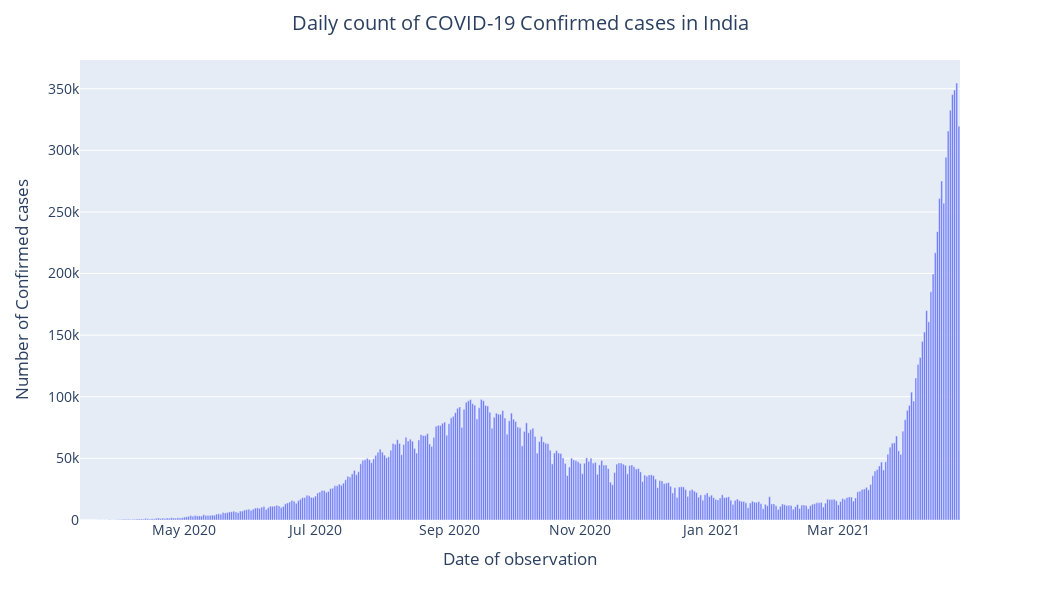
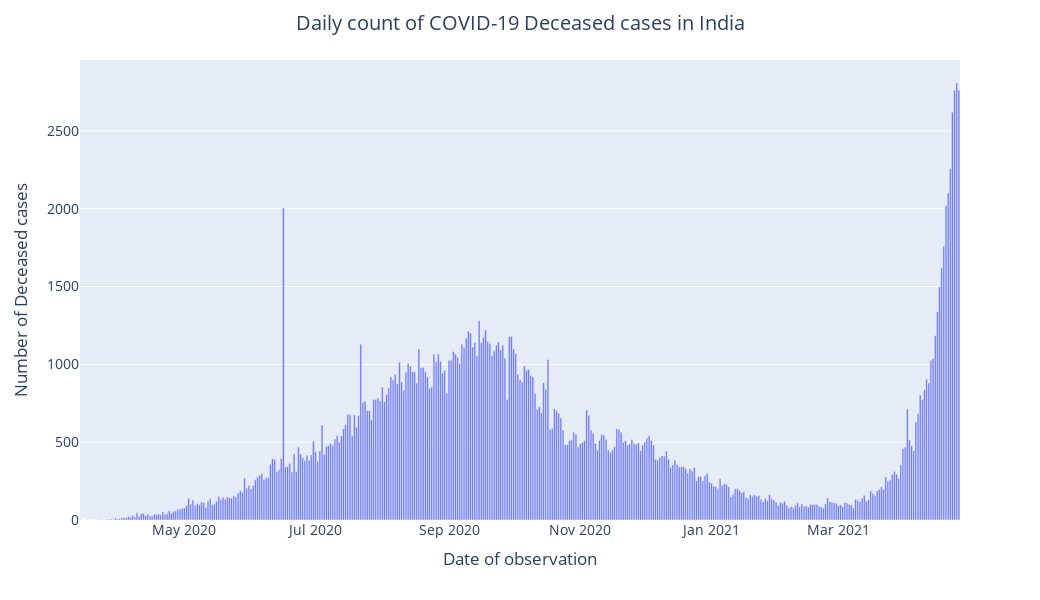

Here is the notebook cell these charts were saved with, in order:
### Code cell
# Creating graphical representation of daily count of covid cases in India
for Cols in India.columns:
    if Cols!='Date':
        fig = px.bar(India, x="Date", y=Cols)
        layout = go.Layout(
            title=go.layout.Title(
            text="Daily count of COVID-19 "+ Cols + " cases in India",
            x=0.5
            ),
            font=dict(size=14),
            width=1040,
            height=600,
            xaxis_title = "Date of observation",
            yaxis_title = "Number of "+ Cols + " cases"
            )
        fig.update_layout(layout)
        fig.show()

### Figure 1 — Plotly figure (JSON) as saved in the notebook; plotly's stock layout.template omitted (floating-point values rounded to 4 significant figures; data arrays with more than 128 entries replaced by an {"elided": "..."} marker saying what was removed)
{"data": [{"alignmentgroup": "True", "hovertemplate": "Date=%{x}<br>Confirmed=%{y}<extra></extra>", "legendgroup": "", "marker": {"color": "#636efa"}, "name": "", "offsetgroup": "", "orientation": "v", "showlegend": false, "textposition": "auto", "type": "bar", "x": {"elided": "409 str values"}, "xaxis": "x", "y": {"elided": "409 int values"}, "yaxis": "y"}], "layout": {"barmode": "relative", "font": {"size": 14}, "height": 600, "legend": {"tracegroupgap": 0}, "margin": {"t": 60}, "title": {"text": "Daily count of COVID-19 Confirmed cases in India", "x": 0.5}, "width": 1040, "xaxis": {"anchor": "y", "domain": [0, 1], "title": {"text": "Date of observation"}}, "yaxis": {"anchor": "x", "domain": [0, 1], "title": {"text": "Number of Confirmed cases"}}}}

### Figure 2 — Plotly figure (JSON) as saved in the notebook; plotly's stock layout.template omitted (floating-point values rounded to 4 significant figures; data arrays with more than 128 entries replaced by an {"elided": "..."} marker saying what was removed)
{"data": [{"alignmentgroup": "True", "hovertemplate": "Date=%{x}<br>Deceased=%{y}<extra></extra>", "legendgroup": "", "marker": {"color": "#636efa"}, "name": "", "offsetgroup": "", "orientation": "v", "showlegend": false, "textposition": "auto", "type": "bar", "x": {"elided": "409 str values"}, "xaxis": "x", "y": {"elided": "409 int values"}, "yaxis": "y"}], "layout": {"barmode": "relative", "font": {"size": 14}, "height": 600, "legend": {"tracegroupgap": 0}, "margin": {"t": 60}, "title": {"text": "Daily count of COVID-19 Deceased cases in India", "x": 0.5}, "width": 1040, "xaxis": {"anchor": "y", "domain": [0, 1], "title": {"text": "Date of observation"}}, "yaxis": {"anchor": "x", "domain": [0, 1], "title": {"text": "Number of Deceased cases"}}}}
